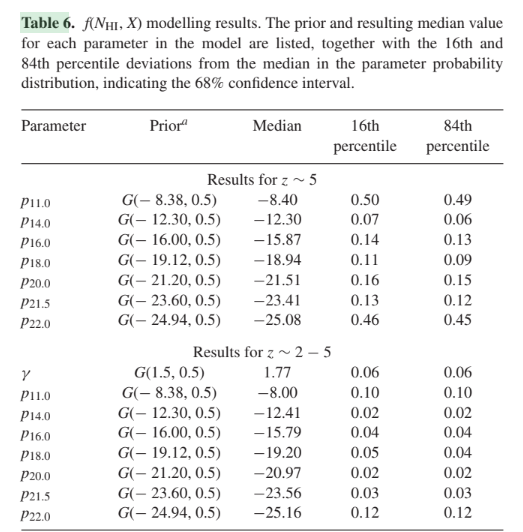
#> input picture los_a=0.1453_box_40/overplotting.png, 523 x 532 px
$ jupyter execute --allow-errors 'a_overplotting(have_location).ipynb'
#> lines starting #> are read from the running program, lines starting #| are printed output that depends on the picture
[cell 1]
import os
import numpy as np
from matplotlib import pyplot as plt
import pandas as pd
from scipy import special
import array
import scipy as sp
import scipy.interpolate
import re
import pickle as pickle

[cell 2]
def unPackRawFile(raw_path):
    """
    - unpacks the .raw file. Not used for the neural network.
    """
    y = np.loadtxt(raw_path, skiprows=6)
    distance = y[:,0]
    pec_vel = y[:,1]
    temp = y[:,2]
    HI_density = y[:,3]
    return distance, pec_vel, temp, HI_density
def unPackDenFile(raw_path):
    """
    - unpacks the .raw file. Not used for the neural network.
    """
    y = np.loadtxt(raw_path, skiprows=6)
    distance = y[:,0]
    HI_fraction = y[:,1]
    gas_density  = y[:,2]
    temperature = y[:,3]
    return distance, HI_fraction,gas_density, temperature

    return distance, gas_density
def getPos(path_LOS,linenumber=5):
    """
    the start position of the LOS is given inside each file, (in the comments)
    this function parses the comments to get that information
    """
    f = open(path_LOS)
    x = f.readlines()[linenumber]
    answer = re.search('\(([^)]+)', x).group(1)
    arr = np.array(answer.split(','),dtype=float)
    return arr

def getDir(path_LOS,linenumber=5):
    """
    the direction of the LOS is given inside each file, (in the comments)
    this function parses the comments to get that information
    """
    f = open(path_LOS)
    x = f.readlines()[linenumber]
    answer = re.search('\(([^)]+)', x.split(', ')[1]).group(1)
    arr = np.array(answer.split(','),dtype=float)
    return arr


def convertSphereToCart(theta, phi):
    "converts a unit vector in spherical to cartesian, needed for getGalaxies"
    return np.array([np.sin(theta)*np.cos(phi), np.sin(theta)*np.sin(phi), np.cos(theta)])
def lyman_identification():
    """
    function for identifying lls using neutral fraction as filter
    """
    neutral_fraction_limit = 1e-3
    data = []
    for i in range(1000):
        raw_path = 'los.00' + '{0:03}'.format(i) +'.raw'
        den_path =  'los.00' + '{0:03}'.format(i) +'.den'
        distance, pec_vel, temp, HI_density = unPackRawFile(raw_path)
        #changing the distance from chimp to cmeters
        distance1,HI_fraction,gas_density1,temperature = unPackDenFile(den_path)
        distance_cm = distance *0.1452*3.086e24 /0.68
        gas_density =sp.interpolate.interp1d(distance1,gas_density1, fill_value="extrapolate")(distance)
        position = getPos(raw_path)
        direction = convertSphereToCart(getDir(raw_path)[0],getDir(raw_path)[1])
        for k in range(len(distance) -2):
            if(HI_density[k]/gas_density[k]<neutral_fraction_limit and HI_density[k+1]/gas_density[k+1]>neutral_fraction_limit):
                left_bases = k+1
                peak_fraction = HI_density[k]/gas_density[k]
                peak_HI = HI_density[k]
                peak_distance = distance[k]
                if( k+1 <len(distance)):
                    while(not(HI_density[k]/gas_density[k]>neutral_fraction_limit and HI_density[k+1]/gas_density[k+1]<neutral_fraction_limit) and k <len(distance)-2):
                        right_bases = k +1
                        if(k<len(distance)-1):
                            k+=1
                        if(HI_density[k]/gas_density[k]>peak_fraction):
                            peak_fraction = HI_density[k]/gas_density[k]
                            peak_HI = HI_density[k]
                            peak_distance = distance[k]
                    real_distance = [(position[0]/256*40+peak_distance*direction[0])%40, (position[1]/256*40+peak_distance*direction[1])%40,(position[2]/256*40+peak_distance*direction[2])%40   ]
                    area_under = peak_HI *1/2*(distance_cm[right_bases]-distance_cm[left_bases])/0.937415
                    if(area_under >= (1.6*10**17)and area_under  <= (10**22)):
                        data.append(area_under)
    return data
#> (the rest of this cell did not finish here and is left out)

#> (a cell that did not finish here is left out)

#> (a cell that did not finish here is left out)

[cell 5]
import matplotlib.pyplot as plt
import matplotlib.image as mpimg
img = mpimg.imread('overplotting.png')
#> img is the input picture: shape (532, 523, 4) float32; mean R, G, B, A 0.95, 0.949, 0.949, 1
imgplot = plt.imshow(img)
plt.show()

[cell 6]
column_density_spacing = [10**11,10**14,10**16,10**18,10**20,10**21.5,10**22]

[cell 7]
x_axis_2= [11.0,14.0000,16,18,20,21.5,22]

[cell 8]
median = [10**-8.4,10**-12.3,10**-15.87,10**-18.94,10**-21.51,10**-23.41,10**-25.08]

[cell 9]
mean = [10**-8.38,10**-12.30,10**-16.00,10**-19.12,10**-21.20,10**-23.60,10**-24.94]

[cell 10]
percentile_16th  = [10**(-8.38-.5),10**(-12.3-0.07),10**(-16.0-0.14),10**(-19.12-0.11),10**(-21.2-0.16),10**(-23.60-0.13),10**(-24.94-0.46)]

[cell 11]
percentile_84th  = [10**(-8.38+.5),10**(-12.3+0.07),10**(-16.0+0.14),10**(-19.12+0.11),10**(-21.2+0.16),10**(-23.60+0.13),10**(-24.94+0.46)]

[cell 12]
stuff = np.multiply(column_density_spacing,mean)

[cell 13]
upper_bounds = np.multiply(np.subtract(percentile_84th, mean),column_density_spacing)

[cell 14]
lower_bounds =  np.subtract(np.multiply(mean,column_density_spacing),np.multiply(percentile_16th,column_density_spacing))

#> (a cell that did not finish here is left out)

#> (a cell that did not finish here is left out)

#> (a cell that did not finish here is left out)

[cell 18]
bin_data = pd.DataFrame()
#> (the rest of this cell did not finish here and is left out)

[cell 19]
from matplotlib.pyplot import figure
fig, ax = plt.subplots()
hist = ax.hist(bin_data,bins=50,cumulative =1,log =True)
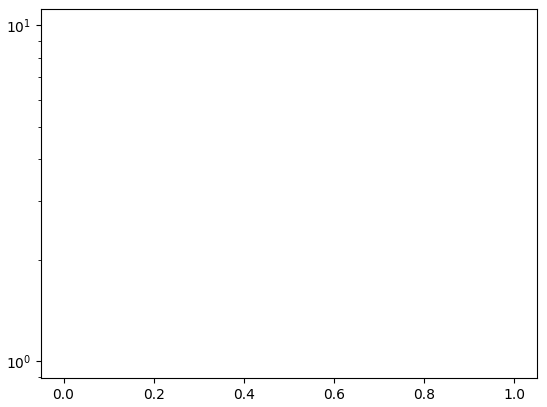
#> figure drawn by matplotlib, 1 panel

[cell 20]
##extract the change in column density counts
##abserve the trend that as the column density decreases the rate of number density decrease increase.
number_count = []
for i in range(1, len(hist[0])):
    number_count.append(hist[0][i]- hist[0][i-1])
total =0
for i in number_count:
    total += i

[cell 21]
#we here find the change in column density
#d_N_column = bins[1] - bins[0]
d_N_column= []
#> (the rest of this cell did not finish here and is left out)

[cell 22]
def aH_calc(aexp,OmegaM):
    aH = 100*aexp*np.sqrt(OmegaM/aexp**3+(1-OmegaM))
    return aH
aH = aH_calc(aexp=0.1453,OmegaM=0.3036)
print(aH)

[cell 23]
 #dN / (dz *dN_HI)
y_value = []
#dz = dv/c = H*dr/c = aH*dx/c
#dx = 100cMpc * number of line of sights
dz = (100*1000)
for i,k in zip(number_count,d_N_column):
    y_value.append(i/(dz*(k)))

[cell 24]
aH/3e5

[cell 25]
x_value = []
#> (the rest of this cell did not finish here and is left out)

[cell 26]
#error bar calculation starts here:

[cell 27]
y_value = np.multiply(np.power(10,x_value),y_value)

[cell 28]
lower_bound = []
for i in lower_bounds:
    lower_bound.append(float(i))
upper_bound = []
for i in upper_bounds:
    upper_bound.append(float(i))
